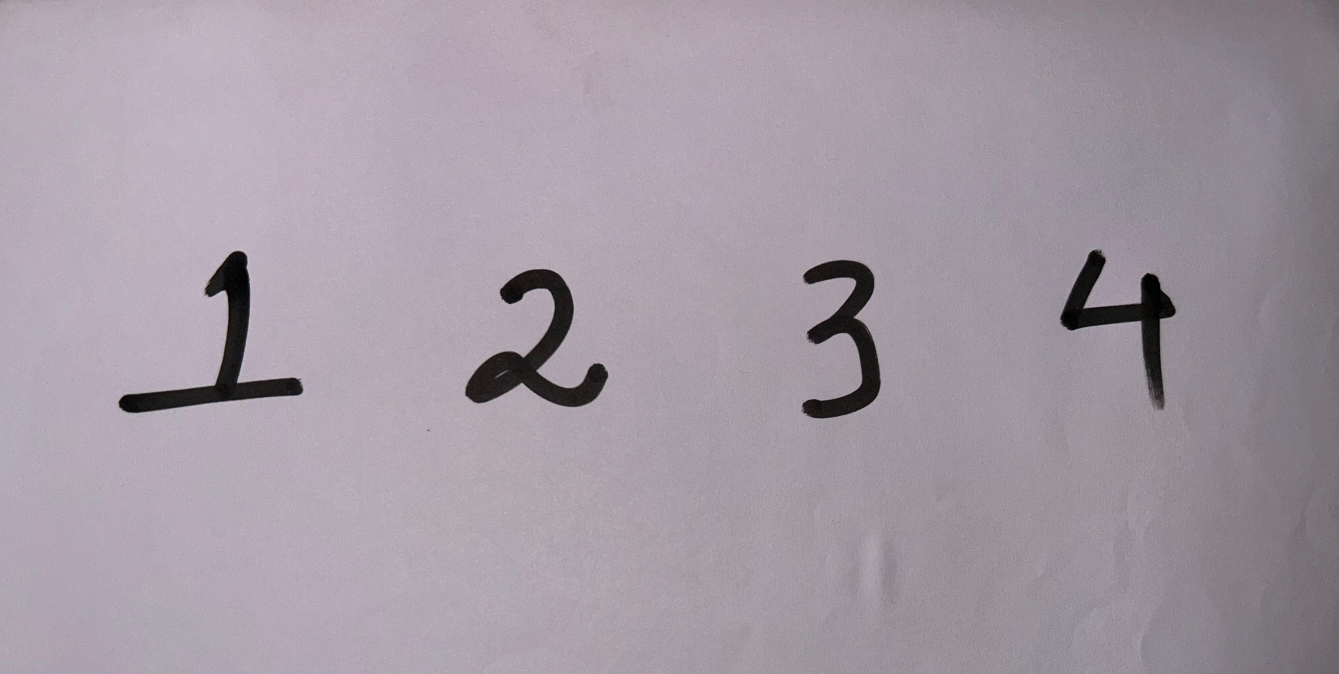
#> input picture Trained/Handwritten-digit-detection/Custom-datasets/one23.jpg, 4017 x 2022 px (shown at 1/3 size)
$ jupyter execute correct-image.ipynb
#> lines starting #> are read from the running program, lines starting #| are printed output that depends on the picture; after the words box and inside, x2 and y2 are one past the last pixel; in counts of white or black regions, pixels touching at a corner belong together
[cell 1]
import cv2
import matplotlib.pyplot as plt
import os
import numpy as np

# Load the image in grayscale
image_path = 'one23.jpg'
image = cv2.imread(image_path, cv2.IMREAD_GRAYSCALE)
#> image: shape (2022, 4017); min 0, max 210, mean 157.8

# Check if the image is loaded successfully
if image is None:
    print(f"Error: Image not found at path {image_path}")
else:
    # Invert the image (black background, white digits)
    inverted_image = cv2.bitwise_not(image)
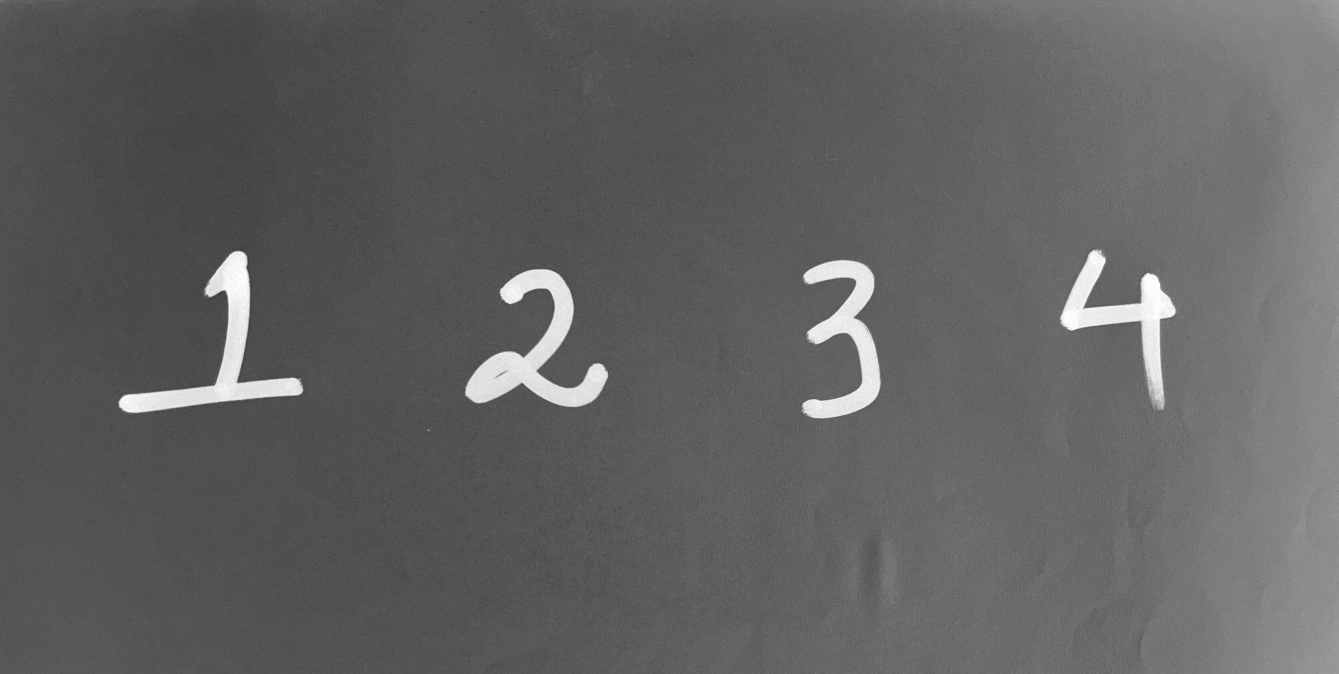
#> inverted_image: shape (2022, 4017) (shown at 1/3 size); min 45, max 255, mean 97.2

    # Apply thresholding to ensure the background is black
    _, thresholded_image = cv2.threshold(inverted_image, 200, 255, cv2.THRESH_BINARY)
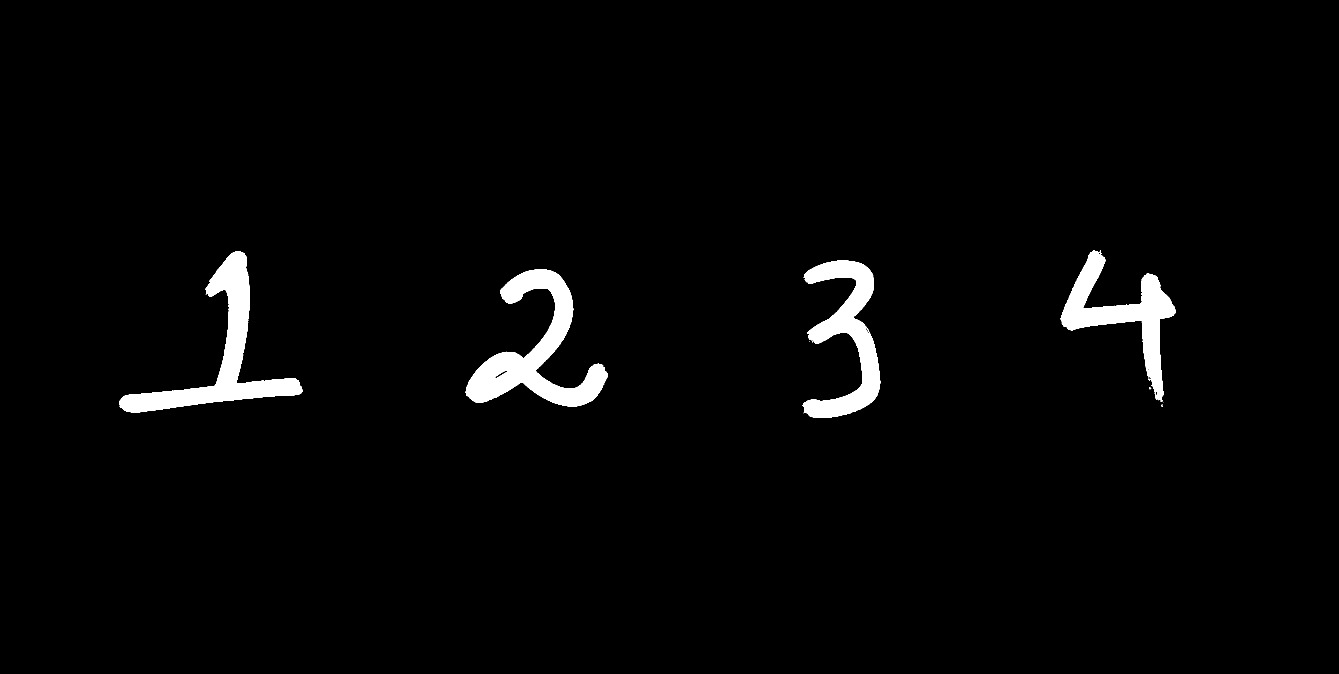
#> thresholded_image: shape (2022, 4017) (shown at 1/3 size); 2.5% white; 13 white regions (8 under 20 px), largest, box (x1, y1, x2, y2) and area: (1397, 809, 1823, 1220) 58960, (357, 754, 908, 1238) 54697, (2408, 781, 2641, 1254) 44957, (3181, 751, 3527, 1201) 42429, (3482, 1200, 3488, 1206) 26

    # Enhance contrast and brightness: make text whiter and background darker
    # Increase brightness and contrast by scaling pixel values
    alpha = 1.5  # Increase contrast
    beta = 0     # No extra brightness change (keep background black)
    enhanced_image = cv2.convertScaleAbs(thresholded_image, alpha=alpha, beta=beta)

    # Apply dilation to make the text bolder (more prominent)
    kernel = np.ones((5, 5), np.uint8)  # Use a larger kernel to make text bolder
    dilated_image = cv2.dilate(enhanced_image, kernel, iterations=1)
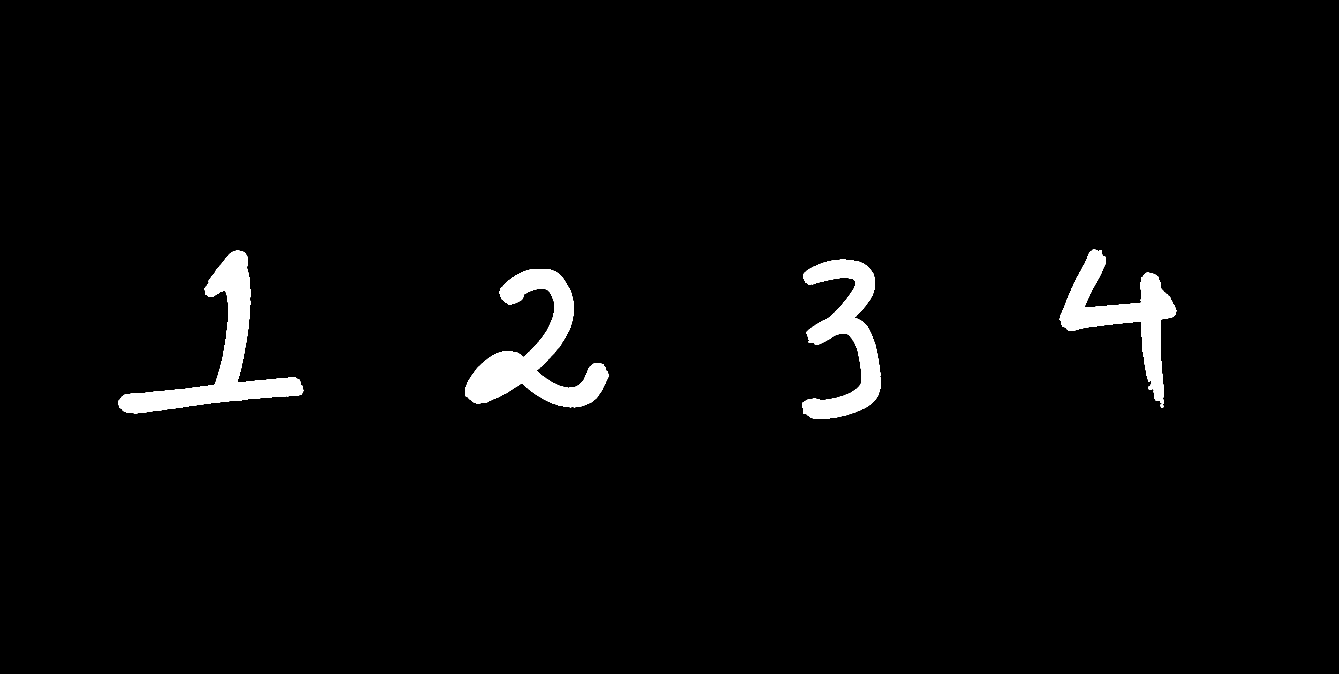
#> dilated_image: shape (2022, 4017) (shown at 1/3 size); 2.7% white; 4 white regions, box (x1, y1, x2, y2) and area: (1395, 807, 1825, 1222) 64506, (355, 752, 910, 1240) 59556, (2406, 779, 2643, 1256) 49768, (3179, 749, 3529, 1222) 47120

    # Resize to 128x128 pixels
    resized_image = cv2.resize(dilated_image, (128, 128))
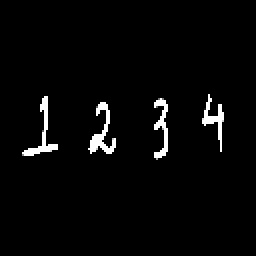
#> resized_image: shape (128, 128) (shown 2 times larger); min 0, max 255, mean 7

    # Create a folder if it doesn't exist
    output_folder = '0'
    os.makedirs(output_folder, exist_ok=True)

    # Save the edited image
    output_path = os.path.join(output_folder, '0.png')
    cv2.imwrite(output_path, resized_image)
    print(f"Enhanced image saved at: {output_path}")

    # Display the image using Matplotlib
    plt.imshow(resized_image, cmap='gray')
    plt.title('Number - 0')
    plt.axis('off')
    plt.show()

Converting the data

[cell 2]
import cv2
import matplotlib.pyplot as plt
import os
import numpy as np

# Input folder containing the original images
input_folder = 'sanskar'
output_folder = 'stree'

# Create the output folder if it doesn't exist
os.makedirs(output_folder, exist_ok=True)

# Initialize a counter for naming the output images
image_counter = 1

# Iterate through all images in the input folder
for filename in os.listdir(input_folder):
    if filename.lower().endswith(('.png', '.jpg', '.jpeg')):
        image_path = os.path.join(input_folder, filename)

        # Load the image in grayscale
        image = cv2.imread(image_path, cv2.IMREAD_GRAYSCALE)
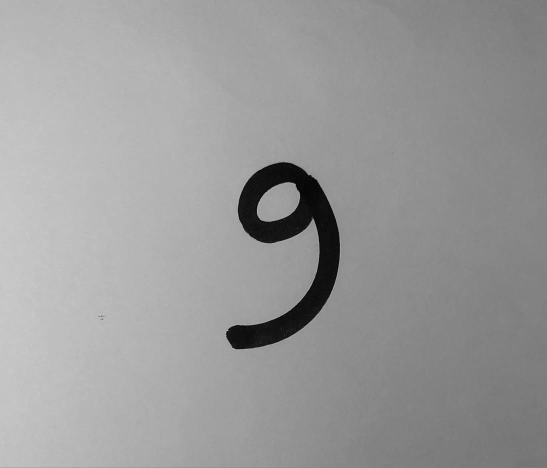
#> input picture Trained/Handwritten-digit-detection/Custom-datasets/sanskar/IMG-20250116-WA0049.jpg, 1093 x 936 px (shown at 1/2 size)
#> image is the input picture: shape (936, 1093); min 0, max 204, mean 154.1

        # Check if the image is loaded successfully
        if image is None:
            print(f"Error: Image not found or could not be loaded at path {image_path}")
            continue

        # Invert the image (black background, white digits)
        inverted_image = cv2.bitwise_not(image)
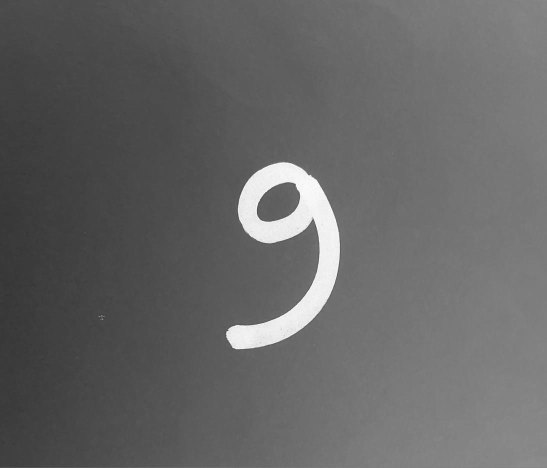
#> inverted_image: shape (936, 1093) (shown at 1/2 size); min 51, max 255, mean 100.9

        # Apply thresholding to ensure the background is black
        _, thresholded_image = cv2.threshold(inverted_image, 200, 255, cv2.THRESH_BINARY)
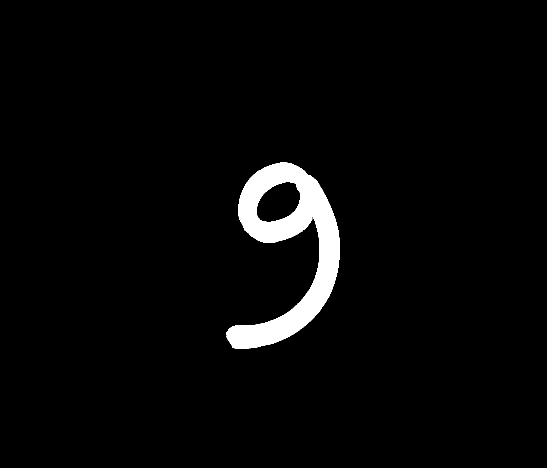
#> thresholded_image: shape (936, 1093) (shown at 1/2 size); 3.1% white; 1 white region, box (x1, y1, x2, y2) and area: (452, 325, 680, 698) 31889

        # Enhance contrast and brightness
        alpha = 1.5  # Increase contrast
        beta = 0     # No extra brightness change
        enhanced_image = cv2.convertScaleAbs(thresholded_image, alpha=alpha, beta=beta)

        # Apply dilation to make the text bolder
        kernel = np.ones((5, 5), np.uint8)
        dilated_image = cv2.dilate(enhanced_image, kernel, iterations=1)
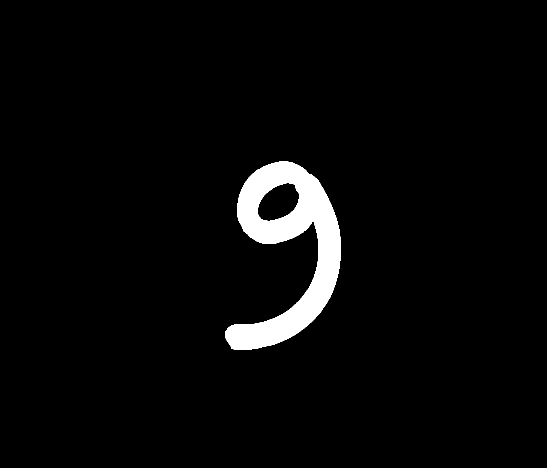
#> dilated_image: shape (936, 1093) (shown at 1/2 size); 3.5% white; 1 white region, box (x1, y1, x2, y2) and area: (450, 323, 682, 700) 35830

        # Resize to 128x128 pixels
        resized_image = cv2.resize(dilated_image, (128, 128))
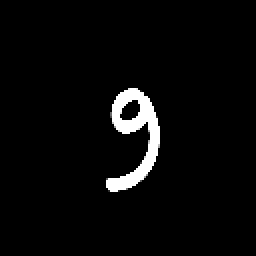
#> resized_image: shape (128, 128) (shown 2 times larger); min 0, max 255, mean 9

        # Define the output image path with sequential naming
        output_filename = f"0_{image_counter}.png"
        output_path = os.path.join(output_folder, output_filename)

        # Save the processed image
        cv2.imwrite(output_path, resized_image)
        print(f"Enhanced image saved at: {output_path}")

        # Increment the image counter
        image_counter += 1

        # Optional: Display the image (you can comment this out if not needed)
        plt.imshow(resized_image, cmap='gray')
        plt.title(f'Number - 0 (Image {image_counter - 1})')
        plt.axis('off')
        plt.show()
#> pass 2 of the loop `for filename in os.listdir(input_folder):`:
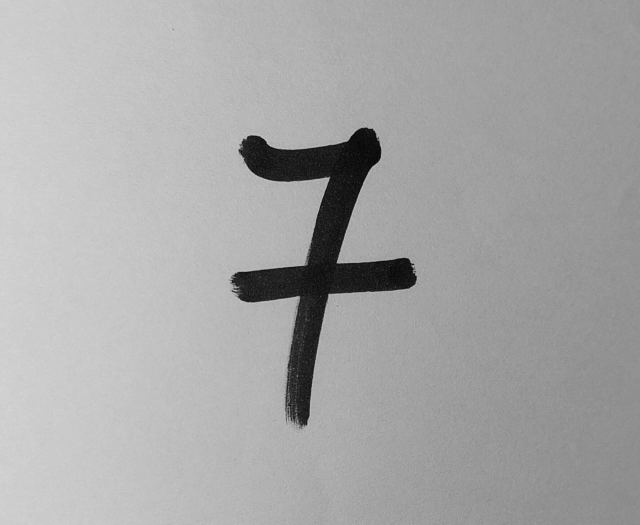
#> input picture Trained/Handwritten-digit-detection/Custom-datasets/sanskar/IMG-20250116-WA0050.jpg, 1280 x 1049 px (shown at 1/2 size)
#> image is the input picture: shape (1049, 1280); min 0, max 215, mean 167.3
#> `_, thresholded_image = cv2.threshold(inverted_image, 200, 255, cv2.THR..`:
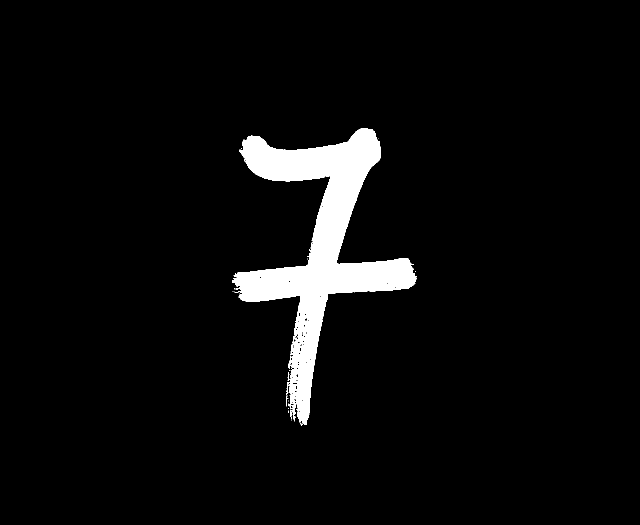
#> thresholded_image: shape (1049, 1280) (shown at 1/2 size); 4.6% white; 22 white regions (18 under 20 px), largest, box (x1, y1, x2, y2) and area: (464, 256, 833, 851) 61896, (573, 764, 577, 790) 49, (580, 820, 584, 839) 36, (586, 831, 591, 842) 34
#> `resized_image = cv2.resize(dilated_image, (128, 128))`:
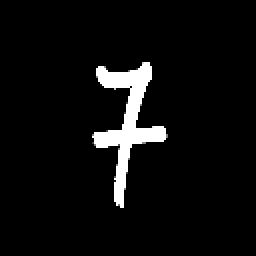
#> resized_image: shape (128, 128) (shown 2 times larger); min 0, max 255, mean 13.1
#> pass 3 of the loop `for filename in os.listdir(input_folder):`:
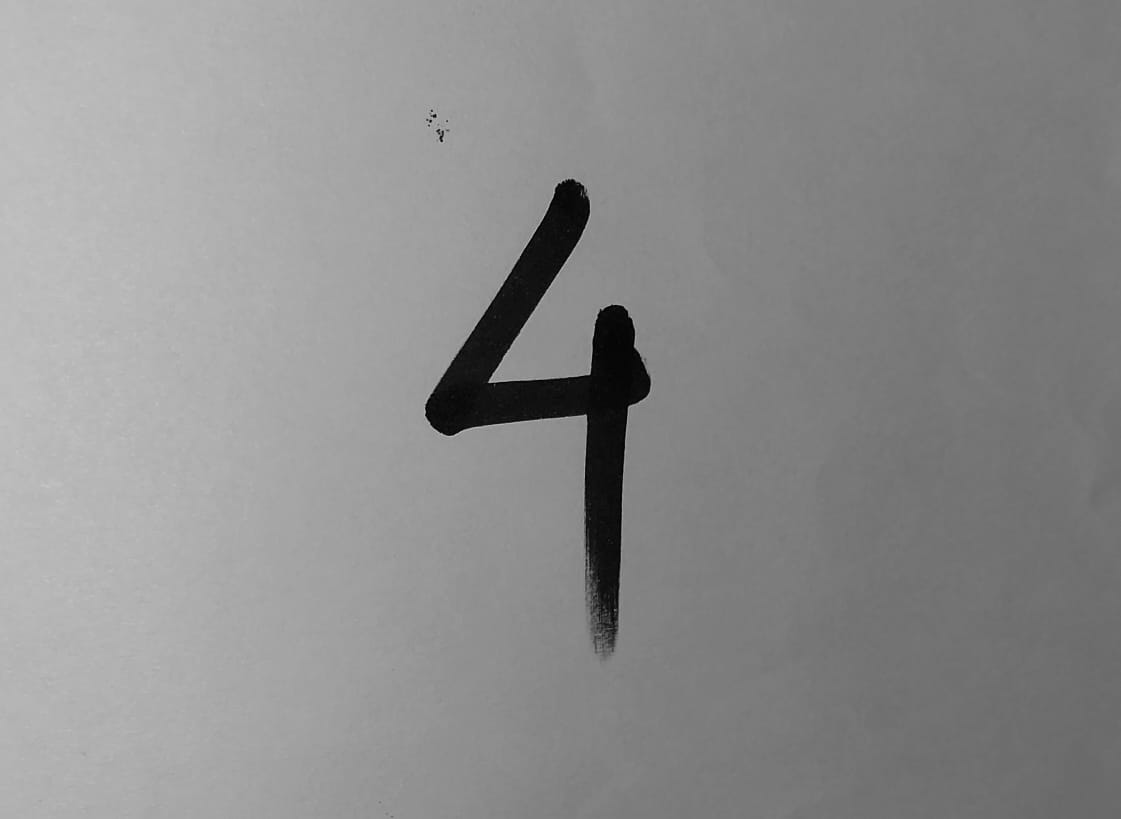
#> input picture Trained/Handwritten-digit-detection/Custom-datasets/sanskar/IMG-20250116-WA0051.jpg, 1121 x 819 px
#> image is the input picture: shape (819, 1121); min 0, max 197, mean 141.4
#> `_, thresholded_image = cv2.threshold(inverted_image, 200, 255, cv2.THR..`:
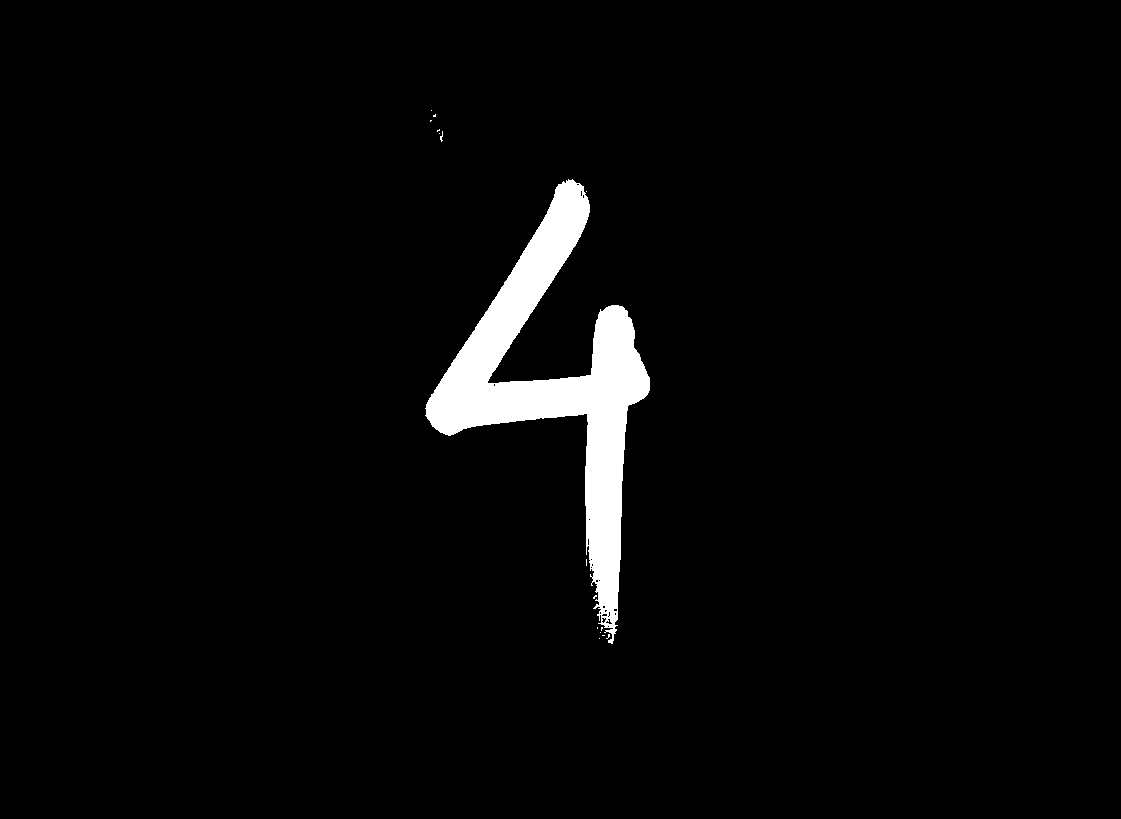
#> thresholded_image: shape (819, 1121); 3% white; 16 white regions (15 under 20 px), largest, box (x1, y1, x2, y2) and area: (425, 179, 650, 644) 27565
#> `resized_image = cv2.resize(dilated_image, (128, 128))`:
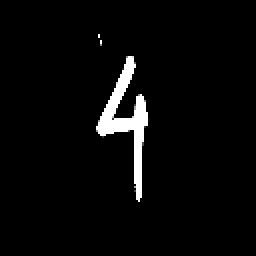
#> resized_image: shape (128, 128) (shown 2 times larger); min 0, max 255, mean 8.7

print("Processing complete. All enhanced images have been saved.")
